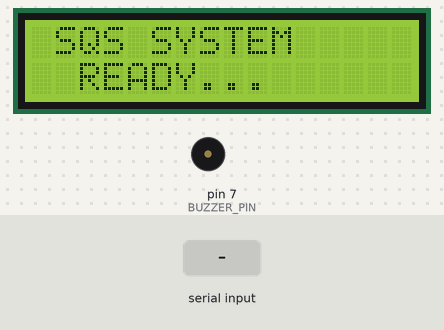
A sketch run on a simulated Arduino Uno, built with avr-gcc and run on an emulated ATmega328P. On the bench: 16×2 character LCD, buzzer (waves = sounding, pin HIGH). Inputs (shaded band) come from the test bench. What the sketch prints to the serial monitor is not drawn.

Above: at 0.4 s.
At 2.5 s:
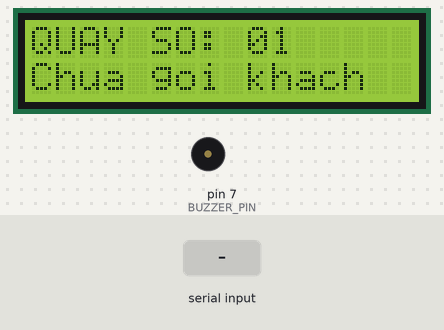
2.6 s: "CALL:\n" received over Serial
At 3.8 s:
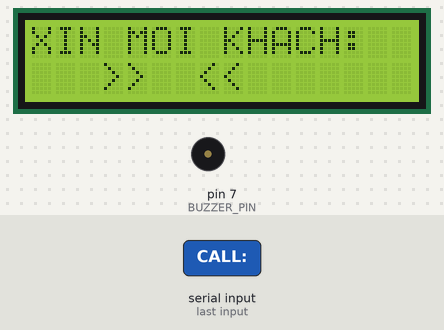
4.6 s: "MSG:\n" received over Serial
At 5.8 s:
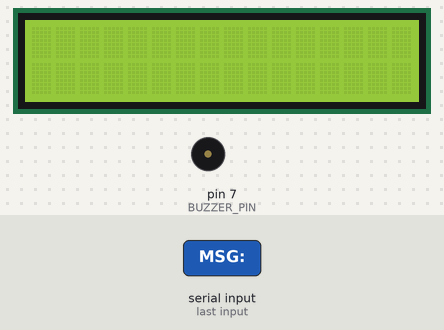
6.1 s: "RESET\n" received over Serial
At 7.3 s:
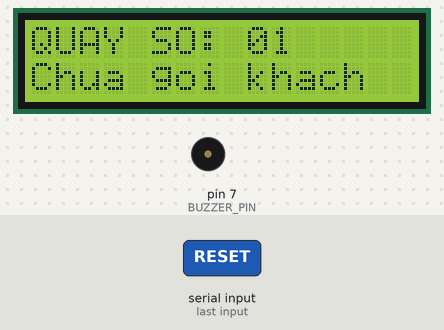
Timing chart, 0 to 9.1 s (numbered marks = the images above; inputs shaded):
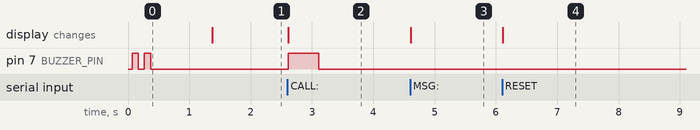

Measured:
- after the input at 2.6 s, pin 7 (BUZZER_PIN): LOW → HIGH at once, → LOW 0.50 s later; the display: changes at once (image 2)
- after the input at 4.6 s, the display: changes at once (image 3)
- after the input at 6.1 s, the display: changes at once (image 4)

The sketch:

sqs_arduino.ino
```cpp
#include <LiquidCrystal.h>

/*
 * SMART QUEUE SYSTEM (SQS) - ARDUINO FIRMWARE
 *
 * Hardware Connections (Proteus Simulation):
 * - LCD 16x2 (RS=12, EN=11, D4=5, D5=4, D6=3, D7=2)
 * - Push Button 1 (Next): Pin 8 (INPUT_PULLUP)
 * - Push Button 2 (Reset): Pin 9 (INPUT_PULLUP)
 * - Buzzer: Pin 7
 * - Virtual Serial (COMPIM): TX=1, RX=0 (Baud 9600)
 */

// --- PIN DEFINITIONS ---
const int rs = 12, en = 11, d4 = 5, d5 = 4, d6 = 3, d7 = 2;
LiquidCrystal lcd(rs, en, d4, d5, d6, d7);

// --- STATE VARIABLES ---
String inputBuffer = "";
bool newCommandReceived = false;

void setup() {
  // Initialize Serial
  Serial.begin(9600);

  // Initialize Pins
  pinMode(7, OUTPUT); // BUZZER_PIN

  // Initialize LCD
  lcd.begin(16, 2);
  lcd.clear();
  lcd.setCursor(0, 0);
  lcd.print(" SQS SYSTEM ");
  lcd.setCursor(0, 1);
  lcd.print("  READY...  ");

  // Beep to indicate startup
  beep(100);
  delay(100);
  beep(100);
  delay(1000);

  lcd.clear();
  lcd.setCursor(0, 0);
  lcd.print("QUAY SO: 01"); // Giả sử là quầy 1
  lcd.setCursor(0, 1);
  lcd.print("Chua goi khach");
}

void loop() {
  // 1. READ SERIAL COMMANDS
  while (Serial.available() > 0) {
    char c = (char)Serial.read();
    if (c == '\n') {
      newCommandReceived = true;
      break; // End of command
    } else {
      inputBuffer += c;
    }
  }

  // 2. PROCESS SERIAL COMMANDS
  if (newCommandReceived) {
    processCommand(inputBuffer);
    inputBuffer = "";
    newCommandReceived = false;
  }

  // 3. NO BUTTONS IN THIS VERSION
}

// --- HELPER FUNCTIONS ---

void processCommand(String cmd) {
  cmd.trim();

  if (cmd.startsWith("CALL:")) {
    // Lệnh: CALL:001
    String ticketNum = cmd.substring(5);

    // Bật LCD
    lcd.clear();
    lcd.setCursor(0, 0);
    lcd.print("XIN MOI KHACH:");
    lcd.setCursor(0, 1);
    lcd.print("   >> ");
    lcd.print(ticketNum);
    lcd.print(" <<");

    // Kêu còi báo hiệu
    beep(500);

    // Phản hồi về cho PC
    Serial.println("ACK:OK");

  } else if (cmd.startsWith("MSG:")) {
    // Lệnh hiển thị chuỗi bất kỳ
    String msg = cmd.substring(4);
    lcd.clear();
    lcd.setCursor(0, 0);
    lcd.print(msg);
    Serial.println("ACK:OK");

  } else if (cmd == "RESET") {
    lcd.clear();
    lcd.setCursor(0, 0);
    lcd.print("QUAY SO: 01");
    lcd.setCursor(0, 1);
    lcd.print("Chua goi khach");
    Serial.println("ACK:OK");
  }
}

void beep(int durationMs) {
  digitalWrite(7, HIGH); // BUZZER_PIN
  delay(durationMs);
  digitalWrite(7, LOW);
}
```
